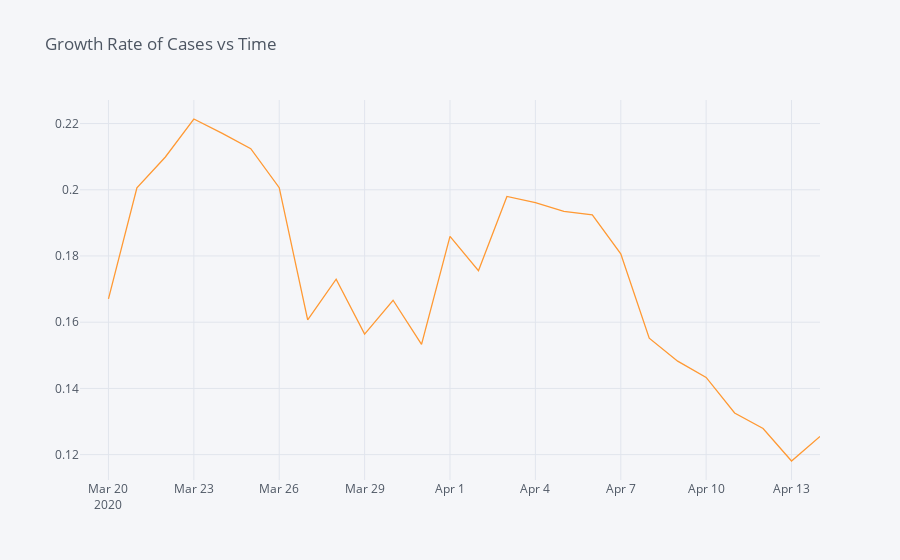

The cell this chart's notebook holds for it:
### Markdown cell above
###### Computing growth rate  and doubling time of  7-day rolling averages of cases

### Code cell
total_cases = pd.read_csv('covid_19_india.csv', parse_dates=['Date'], dayfirst=True)
total_cases = total_cases[['Date','Confirmed']]
by_date = total_cases.groupby('Date').sum().reset_index()

growth_rate= by_date
growth_rate=growth_rate[growth_rate.Date>='2020-03-13']
growth_rate=growth_rate[growth_rate.Date<='2020-04-14'].reset_index(drop=True)

#computing seven day rolling average
growth_rate['SMA_7']=growth_rate.iloc[:,1].rolling(window=7).mean()
growth_rate.dropna().reset_index(drop=True)
growth_rate=growth_rate[['Date','SMA_7']]

#plotting growth rate
growth_rate=growth_rate.pivot_table(index='Date')
growth_rate=growth_rate.pct_change(periods=1)

growth_rate.iplot(title='Growth Rate of Cases vs Time')

### Figure 1 — Plotly figure (JSON) as saved in the notebook; plotly's stock layout.template omitted (floating-point values rounded to 4 significant figures)
{"data": [{"line": {"color": "rgba(255, 153, 51, 1.0)", "dash": "solid", "shape": "linear", "width": 1.3}, "mode": "lines", "name": "SMA_7", "text": "", "type": "scatter", "x": ["2020-03-19", "2020-03-20", "2020-03-21", "2020-03-22", "2020-03-23", "2020-03-24", "2020-03-25", "2020-03-26", "2020-03-27", "2020-03-28", "2020-03-29", "2020-03-30", "2020-03-31", "2020-04-01", "2020-04-02", "2020-04-03", "2020-04-04", "2020-04-05", "2020-04-06", "2020-04-07", "2020-04-08", "2020-04-09", "2020-04-10", "2020-04-11", "2020-04-12", "2020-04-13", "2020-04-14"], "y": ["", 0.1671, 0.2006, 0.2099, 0.2214, 0.217, 0.2124, 0.2006, 0.1607, 0.173, 0.1564, 0.1666, 0.1533, 0.1859, 0.1755, 0.198, 0.1961, 0.1935, 0.1924, 0.1806, 0.1552, 0.1482, 0.1433, 0.1326, 0.1279, 0.1181, 0.1255]}], "layout": {"legend": {"bgcolor": "#F5F6F9", "font": {"color": "#4D5663"}}, "paper_bgcolor": "#F5F6F9", "plot_bgcolor": "#F5F6F9", "title": {"font": {"color": "#4D5663"}, "text": "Growth Rate of Cases vs Time"}, "xaxis": {"gridcolor": "#E1E5ED", "showgrid": true, "tickfont": {"color": "#4D5663"}, "title": {"font": {"color": "#4D5663"}, "text": ""}, "zerolinecolor": "#E1E5ED"}, "yaxis": {"gridcolor": "#E1E5ED", "showgrid": true, "tickfont": {"color": "#4D5663"}, "title": {"font": {"color": "#4D5663"}, "text": ""}, "zerolinecolor": "#E1E5ED"}}}
